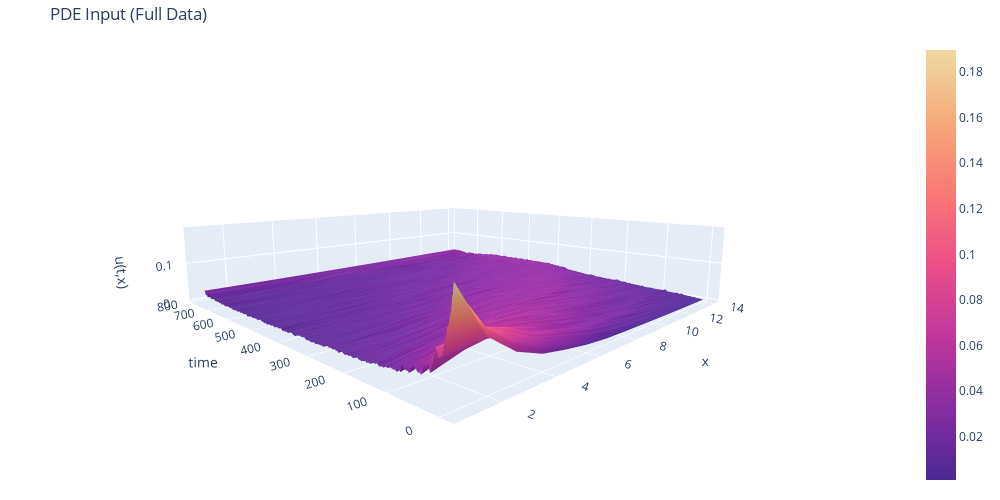
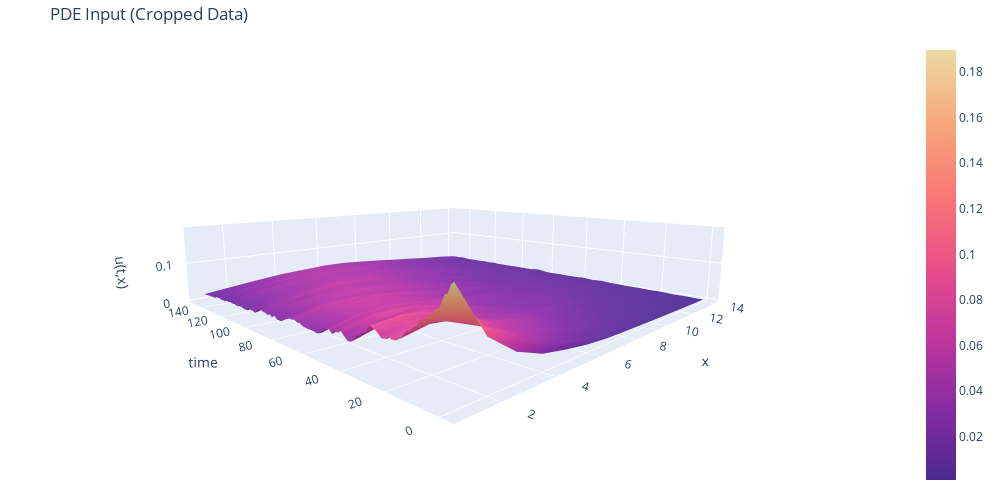
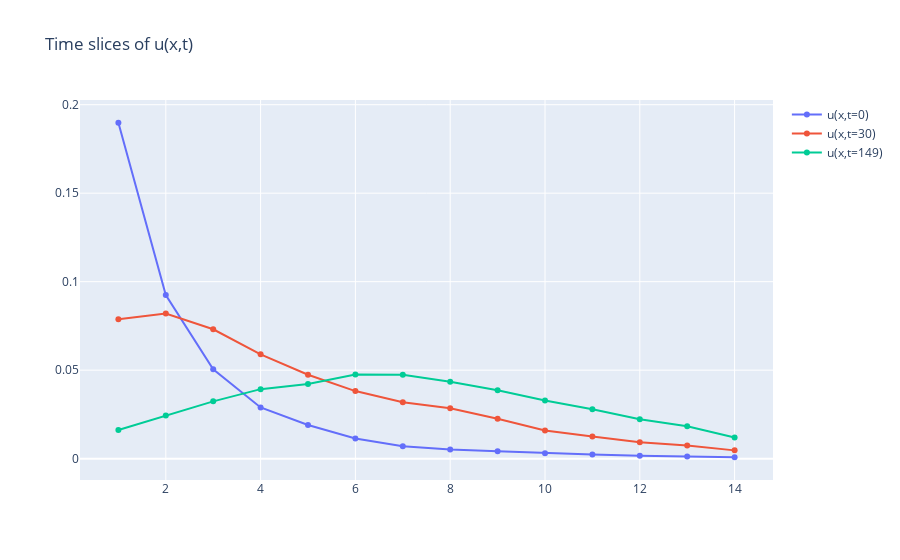

The cell these charts' notebook holds for them, in order:
### Code cell
# Plots
plot_data.plot_surface(
        z=u_total,x=x,y=t_total,
        xaxis_title="x", yaxis_title="time", zaxis_title="u(t,x)",
        title='PDE Input (Full Data)',
        hovertemplate='t: %{y:0.2f}<br>x: %{x:0.2f}<br> u: %{z:0.2f}<extra></extra>',
        colorscale='agsunset'
    )

plot_data.plot_surface(
        z=u_true, x=x, y=t_total,
        xaxis_title="x", yaxis_title="time", zaxis_title="u(t,x)",
        title='PDE Input (Cropped Data)',
        hovertemplate='t: %{y:0.2f}<br>x: %{x:0.2f}<br> u: %{z:0.2f}<extra></extra>',
        colorscale='agsunset'
    )

# Plot slices of u
xs = [x,x,x]
ys = [u_true[0,:], u_true[30,:], u_true[-1,:]]
labels = [f"u(x,t=0)", f"u(x,t=30)", f"u(x,t={u_true.shape[0]-1})"]
title = "Time slices of u(x,t)"

plot_data.plot_line(x=xs, y=ys, label=labels, title=title)

### Figure 1 — Plotly figure (JSON) as saved in the notebook; plotly's stock layout.template omitted (floating-point values rounded to 4 significant figures; data arrays with more than 128 entries replaced by an {"elided": "..."} marker saying what was removed)
{"data": [{"colorscale": [[0, "rgb(75, 41, 145)"], [0.1667, "rgb(135, 44, 162)"], [0.3333, "rgb(192, 54, 157)"], [0.5, "rgb(234, 79, 136)"], [0.6667, "rgb(250, 120, 118)"], [0.8333, "rgb(246, 169, 122)"], [1, "rgb(237, 217, 163)"]], "hovertemplate": "t: %{y:0.2f}<br>x: %{x:0.2f}<br> u: %{z:0.2f}<extra></extra>", "type": "surface", "x": [1, 2, 3, 4, 5, 6, 7, 8, 9, 10, 11, 12, 13, 14], "y": {"elided": "780 float values"}, "z": {"elided": "780x14 float values"}}], "layout": {"autosize": false, "height": 500, "margin": {"b": 10, "l": 10, "r": 10, "t": 40}, "scene": {"aspectratio": {"x": 1, "y": 1, "z": 0.2}, "camera": {"eye": {"x": -1, "y": -1, "z": 0.25}}, "xaxis": {"title": {"text": "x"}}, "yaxis": {"title": {"text": "time"}}, "zaxis": {"title": {"text": "u(t,x)"}}}, "title": {"text": "PDE Input (Full Data)"}, "width": 1000}}

### Figure 2 — Plotly figure (JSON) as saved in the notebook; plotly's stock layout.template omitted (floating-point values rounded to 4 significant figures; data arrays with more than 128 entries replaced by an {"elided": "..."} marker saying what was removed)
{"data": [{"colorscale": [[0, "rgb(75, 41, 145)"], [0.1667, "rgb(135, 44, 162)"], [0.3333, "rgb(192, 54, 157)"], [0.5, "rgb(234, 79, 136)"], [0.6667, "rgb(250, 120, 118)"], [0.8333, "rgb(246, 169, 122)"], [1, "rgb(237, 217, 163)"]], "hovertemplate": "t: %{y:0.2f}<br>x: %{x:0.2f}<br> u: %{z:0.2f}<extra></extra>", "type": "surface", "x": [1, 2, 3, 4, 5, 6, 7, 8, 9, 10, 11, 12, 13, 14], "y": {"elided": "780 float values"}, "z": {"elided": "150x14 float values"}}], "layout": {"autosize": false, "height": 500, "margin": {"b": 10, "l": 10, "r": 10, "t": 40}, "scene": {"aspectratio": {"x": 1, "y": 1, "z": 0.2}, "camera": {"eye": {"x": -1, "y": -1, "z": 0.25}}, "xaxis": {"title": {"text": "x"}}, "yaxis": {"title": {"text": "time"}}, "zaxis": {"title": {"text": "u(t,x)"}}}, "title": {"text": "PDE Input (Cropped Data)"}, "width": 1000}}

### Figure 3 — Plotly figure (JSON) as saved in the notebook; plotly's stock layout.template omitted (floating-point values rounded to 4 significant figures)
{"data": [{"name": "u(x,t=0)", "type": "scatter", "x": [1, 2, 3, 4, 5, 6, 7, 8, 9, 10, 11, 12, 13, 14], "y": [0.1898, 0.09242, 0.05052, 0.02895, 0.01903, 0.01137, 0.006972, 0.005247, 0.004217, 0.003111, 0.002388, 0.001638, 0.00123, 0.0007984]}, {"name": "u(x,t=30)", "type": "scatter", "x": [1, 2, 3, 4, 5, 6, 7, 8, 9, 10, 11, 12, 13, 14], "y": [0.07881, 0.082, 0.0731, 0.05893, 0.04743, 0.03818, 0.03188, 0.02848, 0.02254, 0.01591, 0.01259, 0.009269, 0.007439, 0.004684]}, {"name": "u(x,t=149)", "type": "scatter", "x": [1, 2, 3, 4, 5, 6, 7, 8, 9, 10, 11, 12, 13, 14], "y": [0.01617, 0.02439, 0.03237, 0.03928, 0.04222, 0.04751, 0.04743, 0.04346, 0.03864, 0.03283, 0.02796, 0.02228, 0.01835, 0.01192]}], "layout": {"title": {"text": "Time slices of u(x,t)"}}}
